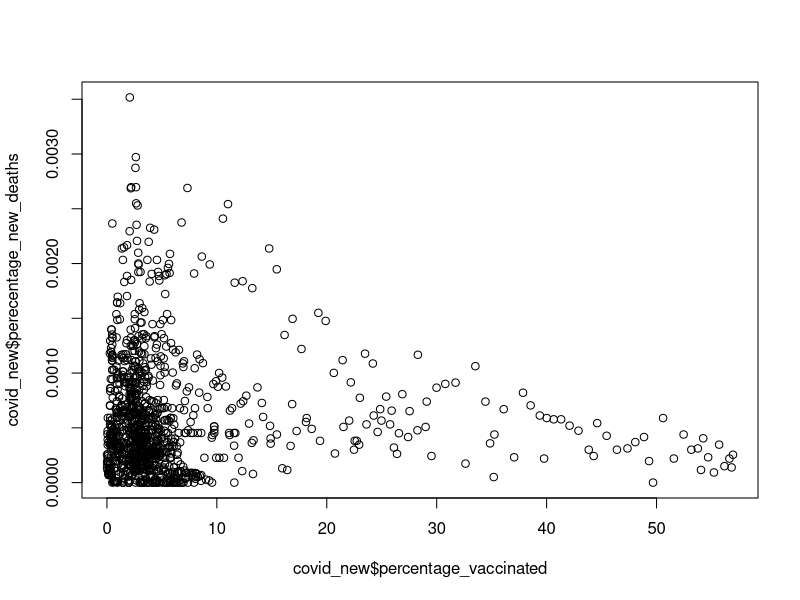
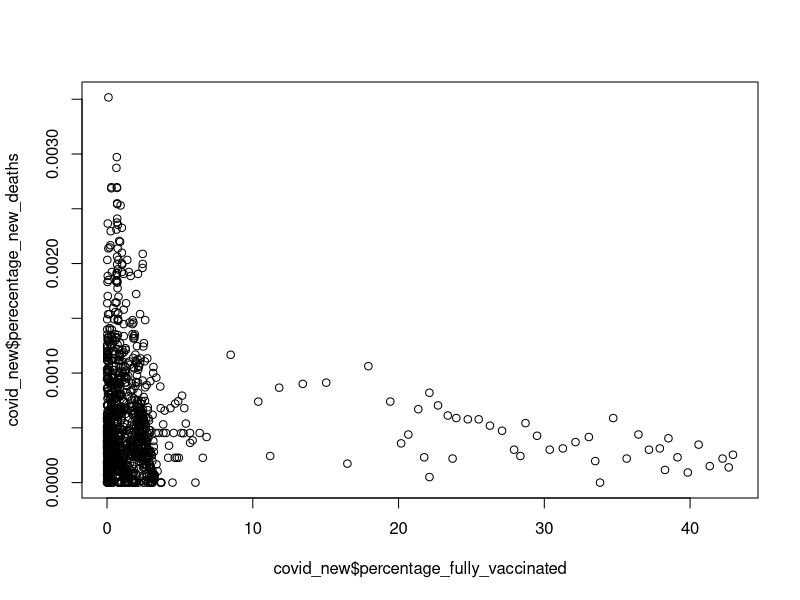
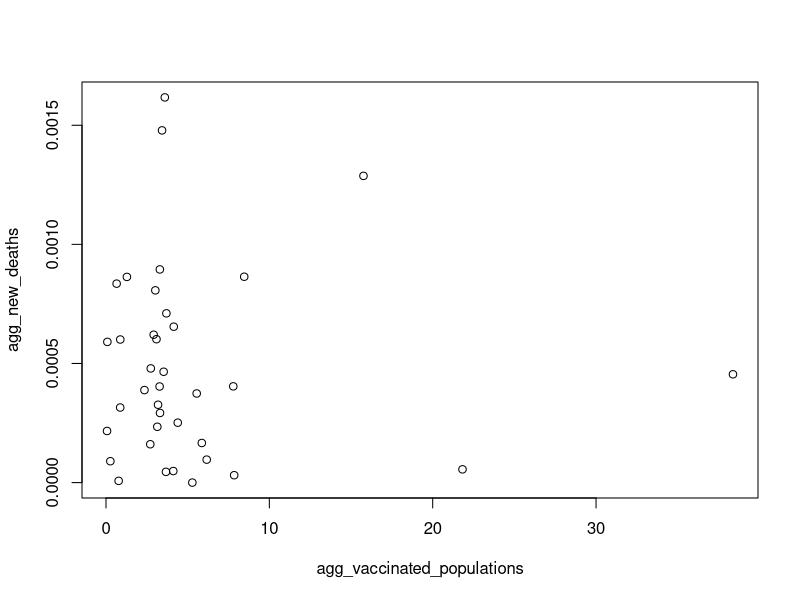
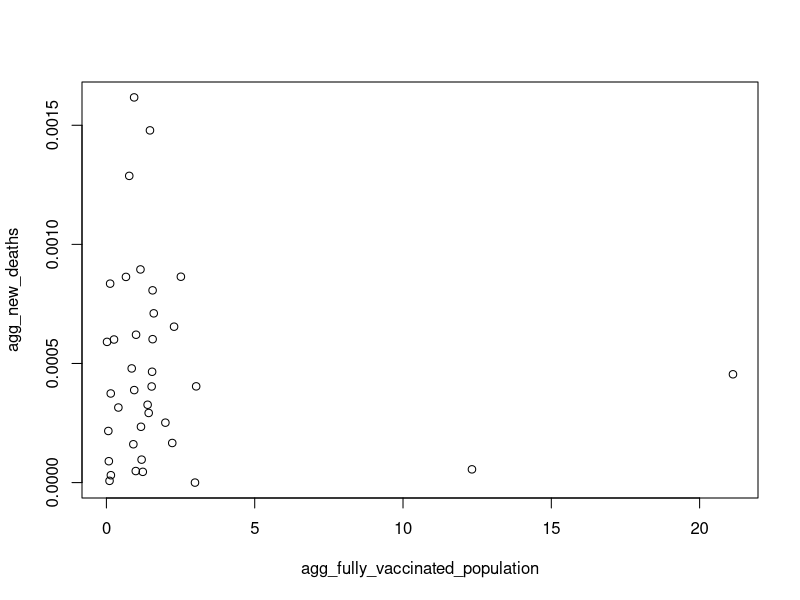
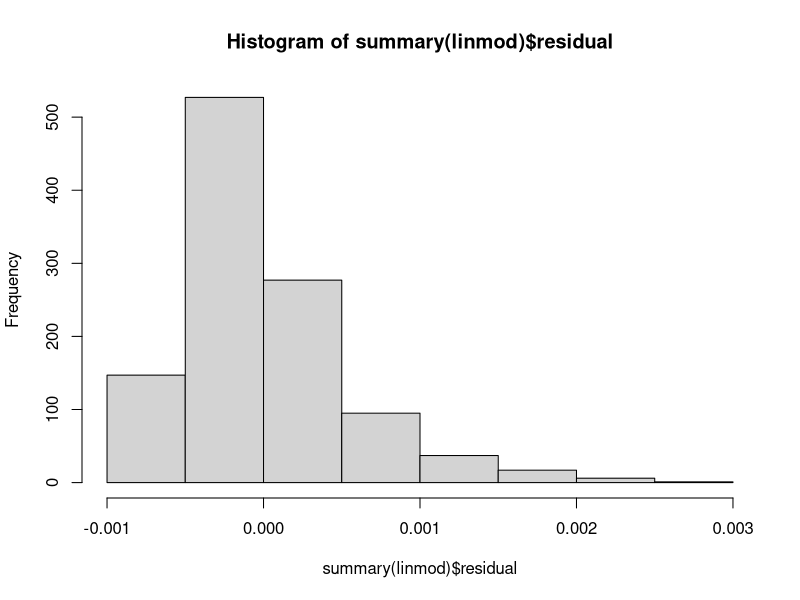
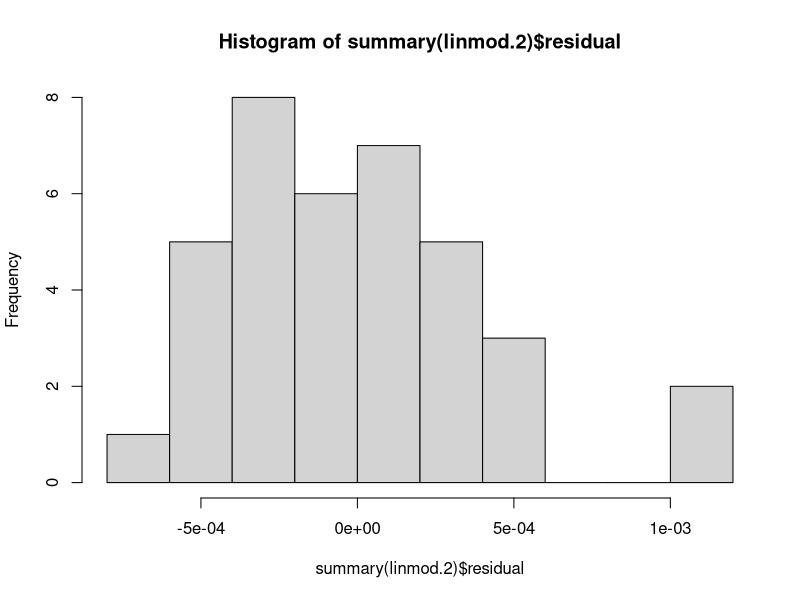

Generate these figures, in order, with R:
## ---- chunk 1
knitr::opts_chunk$set(echo = TRUE)
## ---- chunk 2
covid <- read.csv(file = 'covid.csv')
## ---- chunk 3
location <- covid$location
date <- covid$date
approx_percentage_new_positive_tests <- ((covid$new_tests*covid$positive_rate)/covid$population)*100
approx_percentage_total_positve_tests <- ((covid$total_tests*covid$positive_rate)/covid$population)*100
tests_per_case <- covid$tests_per_case
percentage_vaccinated <- (covid$people_vaccinated/covid$population)*100
percentage_fully_vaccinated <- (covid$people_fully_vaccinated/covid$population)*100
percentage_new_vaccinated <- (covid$new_vaccinations/covid$population)*100
population_density <- covid$population_density
percentage_population_over_65 <- (covid$aged_65_older/covid$population)*100
gdp_per_capita <- covid$gdp_per_capita
percentage_cardiovascular_death <- covid$cardiovasc_death_rate/1000
diabetes_prevalence <- covid$diabetes_prevalence
hospital_beds_per_100 <- covid$hospital_beds_per_thousand/10
life_expectancy <- covid$life_expectancy
human_development_index <- covid$human_development_index
stringency_index <- covid$stringency_index
percentage_total_deaths <- (covid$total_deaths/covid$population)*100
perecentage_new_deaths <- (covid$new_deaths/covid$population)*100

temp <- cbind.data.frame(covid$location, covid$population)
agg <- aggregate(covid$new_deaths, by=list(covid$location), mean)
for(con in unique(covid$location)) {
  temp[,2][temp[,1] == con] = (agg[,2][agg[,1] == con]/temp[,2][temp[,1] == con][1])*100
}
percentage_avg_new_deaths_by_country = temp[,2]

covid_new = cbind.data.frame(location, date, approx_percentage_new_positive_tests, approx_percentage_total_positve_tests, tests_per_case, percentage_vaccinated, percentage_fully_vaccinated, percentage_new_vaccinated, population_density, percentage_population_over_65, gdp_per_capita, percentage_cardiovascular_death, diabetes_prevalence, hospital_beds_per_100, life_expectancy, human_development_index, stringency_index, percentage_avg_new_deaths_by_country, percentage_total_deaths, perecentage_new_deaths)
## ---- chunk 4
agg_new_deaths <- aggregate(covid_new$perecentage_new_deaths, by=list(covid_new$location), mean)$x
agg_fully_vaccinated_population <- aggregate(covid_new$percentage_fully_vaccinated, by=list(covid_new$location), mean)$x
agg_vaccinated_populations <- aggregate(covid_new$percentage_vaccinated, by=list(covid_new$location), mean)$x
## ---- chunk 5
print("Summary for observation 1")
mean(covid_new$perecentage_new_deaths)
mean(covid_new$percentage_vaccinated)
mean(covid_new$percentage_fully_vaccinated)

print("Now observation 2, for aggregated data by country or location")
mean(agg_new_deaths)
mean(agg_vaccinated_populations)
mean(agg_fully_vaccinated_population)
## ---- chunk 6
print("Summary for observation 1")
sd(covid_new$perecentage_new_deaths)
sd(covid_new$percentage_vaccinated)
sd(covid_new$percentage_fully_vaccinated)

print("Now observation 2, for aggregated data by country or location")
sd(agg_new_deaths)
sd(agg_vaccinated_populations)
sd(agg_fully_vaccinated_population)
## ---- chunk 7
print("Summary for observation 1")
range(covid_new$perecentage_new_deaths)
range(covid_new$percentage_vaccinated)
range(covid_new$percentage_fully_vaccinated)

print("Now observation 2, for aggregated data by country or location")
range(agg_new_deaths)
range(agg_vaccinated_populations)
range(agg_fully_vaccinated_population)
## ---- chunk 8
print("Summary for observation 1")
plot(covid_new$percentage_vaccinated, covid_new$perecentage_new_deaths)
plot(covid_new$percentage_fully_vaccinated, covid_new$perecentage_new_deaths)

print("Now observation 2, for aggregated data by country or location")
plot(agg_vaccinated_populations, agg_new_deaths)
plot(agg_fully_vaccinated_population, agg_new_deaths)
## ---- chunk 9
print("Summary for observation 1")
linmod <- lm(covid_new$perecentage_new_deaths ~ covid_new$percentage_vaccinated + covid_new$percentage_fully_vaccinated)

print(linmod$coefficients)
print("")

# summary(linmod)

print("Now observation 2, for aggregated data by country or location")
linmod.2 <- lm(agg_new_deaths ~ agg_vaccinated_populations + agg_fully_vaccinated_population)

print(linmod.2$coefficients)

# summary(linmod.2)
## ---- chunk 10
print("Summary for observation 1")
hist(summary(linmod)$residual)
print("R squared value")
print(summary(linmod)$r.squared)
print("MSE")
print(sigma(linmod)^2)

print("Now observation 2, for aggregated data by country or location")
hist(summary(linmod.2)$residual)
print("R squared value")
print(summary(linmod.2)$r.squared)
print("MSE")
print(sigma(linmod.2)^2)
## ---- chunk 11
print("Summary for observation 1")
n <- nrow(covid_new)
b1 <- linmod$coef[2]
s.b1 <- summary(linmod)$coef[2, 2] 
b2 <- linmod$coef[3]
s.b2 <- summary(linmod)$coef[3, 2] 
t_stat_b1 <- b1/s.b1 # Compute the test statistic of B1
t_stat_b2 <- b2/s.b2 # Compute the test statistic of B2
p <- 3
df <- n - p # Degrees of freedom
pvalue <- 2*pt(-abs(t_stat_b1), df)
print(pvalue)
pvalue <- 2*pt(-abs(t_stat_b2), df)
print(pvalue)

print("Now observation 2, for aggregated data by country or location")
n <- length(agg_new_deaths)
b1 <- linmod.2$coef[2]
b2 <- linmod.2$coef[3]
s.b1 <- summary(linmod.2)$coef[2, 2] 
s.b2 <- summary(linmod.2)$coef[3, 2] 
t_stat_b1 <- b1/s.b1 # Compute the test statistic of B1
t_stat_b2 <- b2/s.b2 # Compute the test statistic of B2
p <- 3
df <- n - p # Degrees of freedom
pvalue <- 2*pt(-abs(t_stat_b1), df)
print(pvalue)
pvalue <- 2*pt(-abs(t_stat_b2), df)
print(pvalue)
